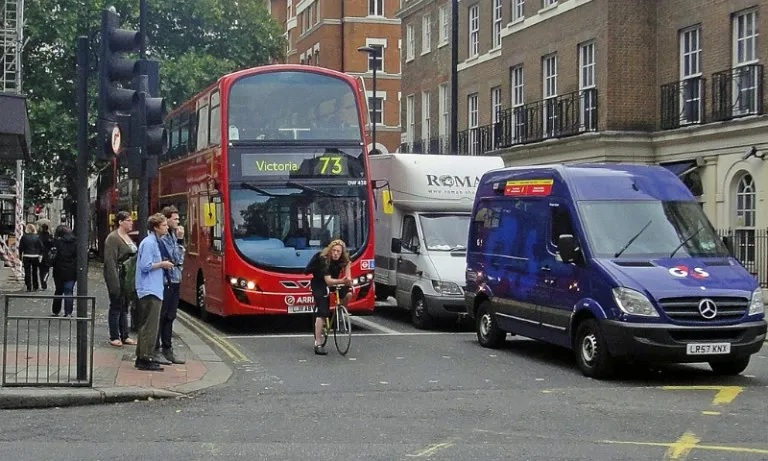
#> input picture image.jpg, 768 x 461 px, given in place of the camera
$ python 'Corner D gfg.py'
#> lines starting #> are read from the running program, lines starting #| are printed output that depends on the picture; after the words box and inside, x2 and y2 are one past the last pixel; in counts of white or black regions, pixels touching at a corner belong together
import cv2
import numpy as np

# Initialize the webcam capture
cap = cv2.VideoCapture(0)

while True:
    # Capture frames from the webcam
    ret, frame = cap.read()
#> frame is the input picture: shape (461, 768, 3); mean B, G, R 98.3, 97.3, 98.7
    if not ret:
        break

    # Convert the frame to grayscale
    gray = cv2.cvtColor(frame, cv2.COLOR_BGR2GRAY)
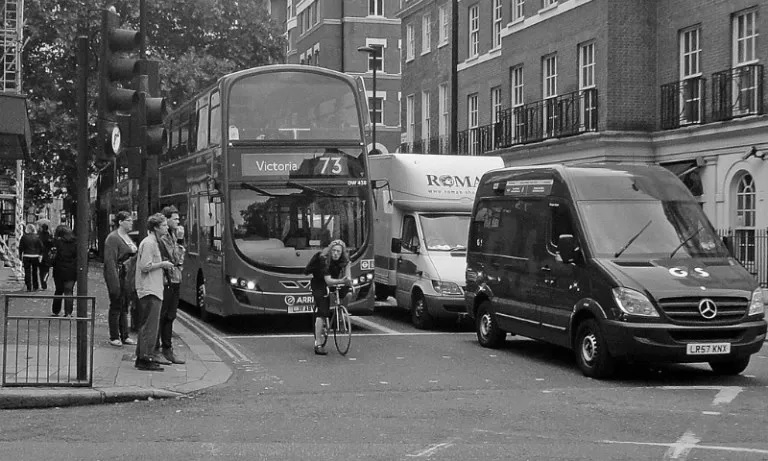
#> gray: shape (461, 768); min 0, max 255, mean 97.8

    # Modify the data type and apply the cornerHarris method
    gray = np.float32(gray)
    dest = cv2.cornerHarris(gray, 2, 3, 0.04)
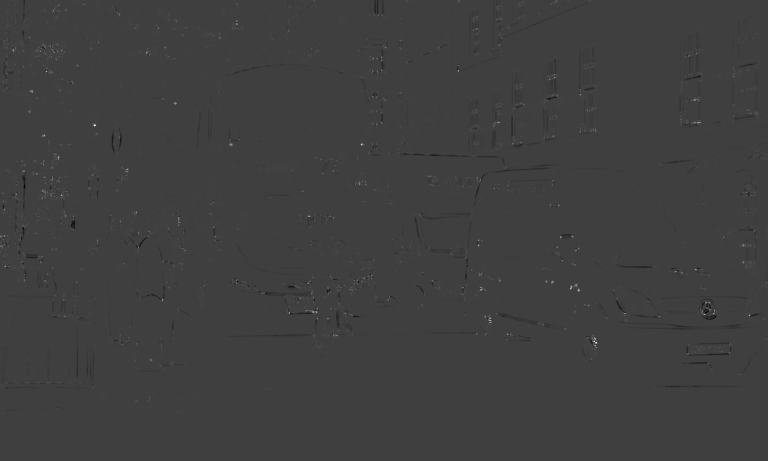
#> dest: shape (461, 768) float32; min -40570232, max 121193912, mean -62154.3; drawn with min black and max white

    # Results are marked through dilated corners
    dest = cv2.dilate(dest, None)
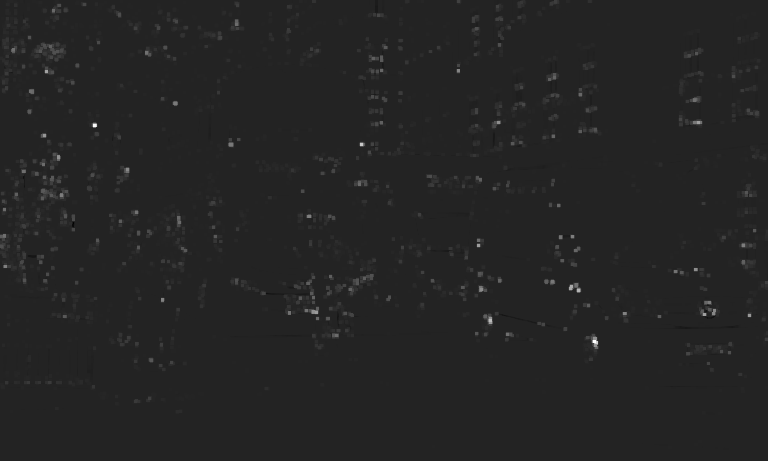
#> dest: shape (461, 768) float32; min -19479046, max 121193912, mean 702722; drawn with min black and max white

    # Mark the detected corners with red color
    frame[dest > 0.01 * dest.max()] = [0, 0, 255]
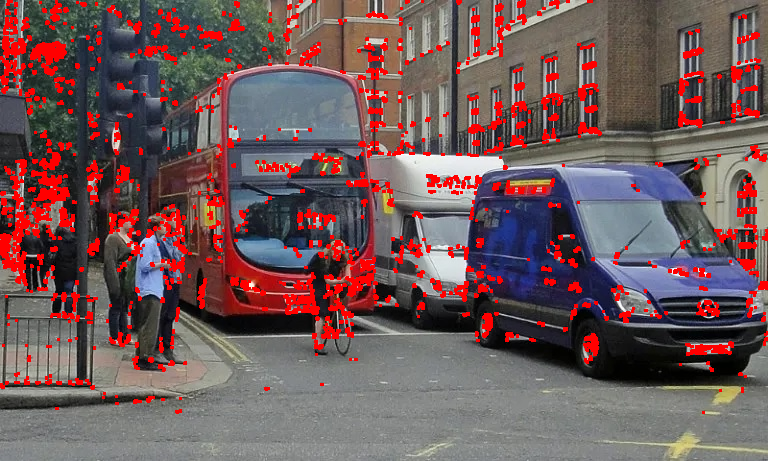
#> frame: shape (461, 768, 3); 9.01% of pixels changed, all inside (x1, y1, x2, y2) = (0, 0, 768, 414)

    # Show the live video with corners highlighted
    cv2.imshow('Real-Time Corner Detection', frame)

    # Exit the loop if 'q' key is pressed
    if cv2.waitKey(1) & 0xFF == ord('q'):
#> (key q is pressed here)
        break

# Release the webcam and close the OpenCV windows
cap.release()
cv2.destroyAllWindows()

$ run again, on img.jpg
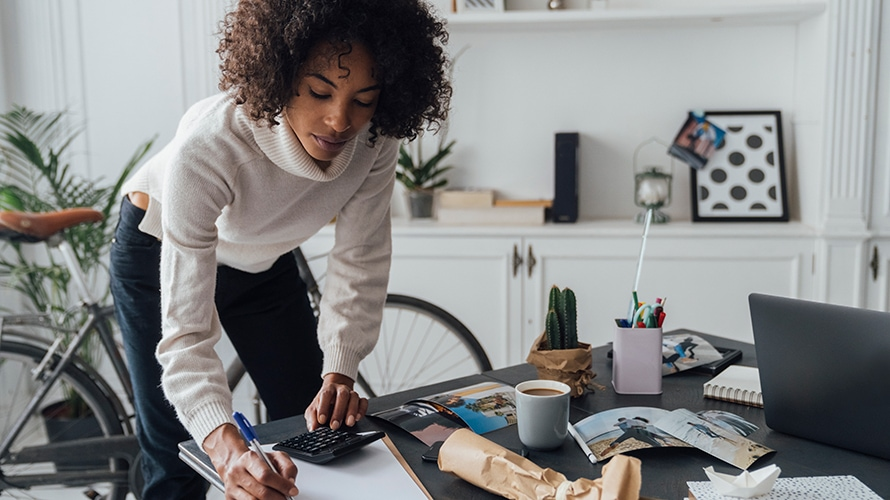
#> input picture img.jpg, 890 x 500 px, given in place of the camera
#> frame is the input picture: shape (500, 890, 3); mean B, G, R 134.2, 134.5, 134.1
#> `dest = cv2.dilate(dest, None)`:
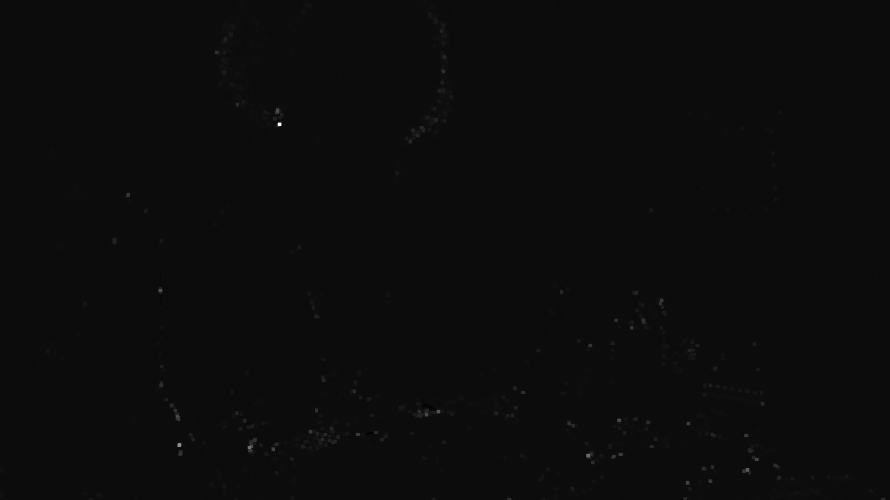
#> dest: shape (500, 890) float32; min -8930995, max 171179376, mean 164254.1; drawn with min black and max white
#> `frame[dest > 0.01 * dest.max()] = [0, 0, 255]`:
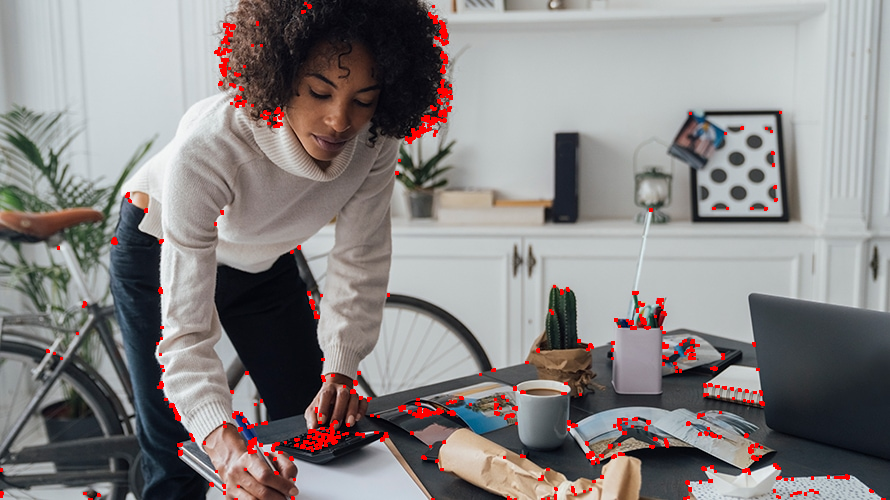
#> frame: shape (500, 890, 3); 1.8% of pixels changed, all inside (x1, y1, x2, y2) = (0, 2, 886, 500)
